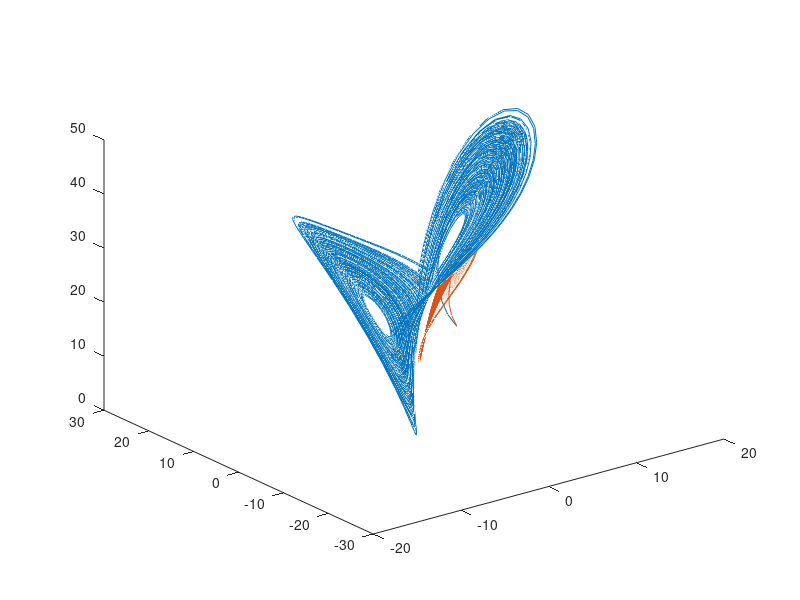

Here is the MATLAB script that generated this plot:
sigma = 10;
beta = 8/3;
rho1 = 28;
rho2 = 19.661399;
f = @(t,a) [-sigma*a(1) + sigma*a(2); rho1*a(1) - a(2) - a(1)*a(3); -beta*a(3) + a(1)*a(2)];
g = @(t,b) [-sigma*b(1) + sigma*b(2); rho2*b(1) - b(2) - b(1)*b(3); -beta*b(3) + b(1)*b(2)];
[t,a] = ode45(f,[0 1000],[10 10 10]);% Runge-Kutta 4th/5th order ODE solver
[p,b] = ode45(g,[0 1000],[10 10 10]);

%figure(1);
plot3(a(:,1),(a(:,2)),(a(:,3)));
hold on;
%figure(2);
plot3(b(:,1),(b(:,2)),(b(:,3)));